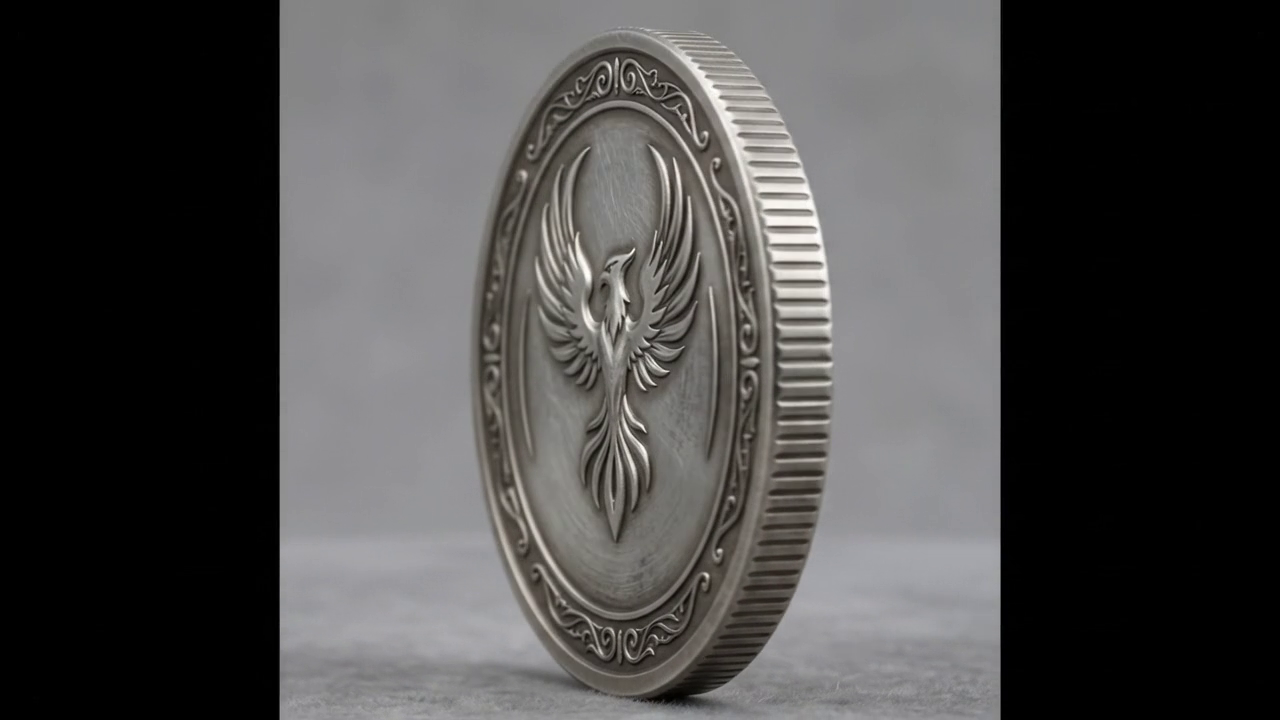
#> input picture frame 72 of silver.mp4, 1280 x 720 px
$ python test_ellipse.py
#> lines starting #> are read from the running program, lines starting #| are printed output that depends on the picture; after the words box and inside, x2 and y2 are one past the last pixel; in counts of white or black regions, pixels touching at a corner belong together
import cv2
import numpy as np

# Load silver frame 72
cap = cv2.VideoCapture('silver.mp4')
total_frames = int(cap.get(cv2.CAP_PROP_FRAME_COUNT))
cap.set(cv2.CAP_PROP_POS_FRAMES, total_frames // 2)
ret, frame = cap.read()
#> frame is the input picture: shape (720, 1280, 3); mean B, G, R 72.1, 72.5, 73.5
cap.release()

if ret:
    h, w, c = frame.shape
#> h = 720; w = 1280; c = 3
    cx = w // 2
#> cx = 640
    cy = h // 2
#> cy = 360
    crop = frame[:, cx - 360 : cx + 360].copy()
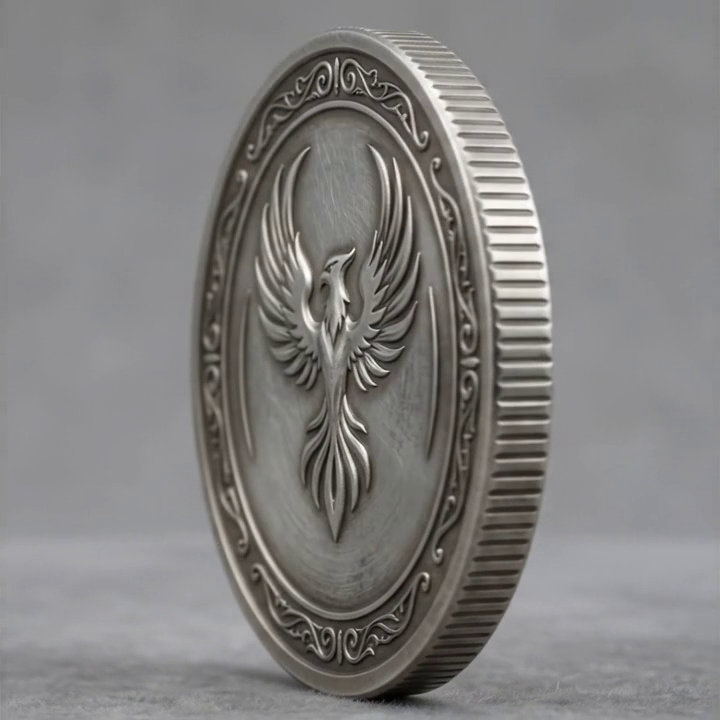
#> crop: shape (720, 720, 3); mean B, G, R 128, 128.6, 130.4

    # We will sample the background color at x=50, y=360 (which is definitely background)
    bg_color = crop[360, 50].astype(float)
#> bg_color = [148, 145, 146]
    print(f"Background color at edge: {bg_color}")
#| Background color at edge: [148. 145. 146.]

    # On the center row (y = 360), find where the coin starts and ends.
    # We measure deviation from background color.
    center_row = crop[360, :].astype(float)
#> center_row = 720 rows, first 8: [142, 142, 142], [142, 142, 142], [142, 142, 142], [142, 142, 142], [142, 142, 142], [142, 142, 142], [142, 142, 142], [142, 142, 142]
    devs = np.linalg.norm(center_row - bg_color, axis=1)
#> devs = 720 values, max 222.4 at index 394, min 0 at index 49, mean 50.73

    # Find indices where deviation is significant (e.g. > 15)
    coin_indices = np.where(devs > 15)[0]
#> coin_indices = 353 values from 189 to 552
    if len(coin_indices) > 0:
        x_left = coin_indices[0]
#> x_left = 189
        x_right = coin_indices[-1]
#> x_right = 552

        # Ellipse parameters
        coin_cx = (x_left + x_right) / 2
#> coin_cx = 370.5
        coin_cy = 360
        a = (x_right - x_left) / 2
#> a = 181.5
        # Let's find vertical radius 'b'. The coin vertical height is constant.
        # We can find 'b' by checking the center column (x = coin_cx) dev.
        center_col = crop[:, int(coin_cx)].astype(float)
#> center_col = 720 rows, first 8: [137, 137, 137], [137, 137, 137], [137, 137, 137], [137, 137, 137], [137, 137, 137], [137, 137, 137], [137, 137, 137], [137, 137, 137]
        col_devs = np.linalg.norm(center_col - bg_color, axis=1)
#> col_devs = 720 values, max 242 at index 699, min 4.24 at index 712, mean 84.17
        y_indices = np.where(col_devs > 15)[0]
#> y_indices = 698 values from 0 to 719
        y_top = y_indices[0]
#> y_top = 0
        y_bottom = y_indices[-1]
#> y_bottom = 719
        b = (y_bottom - y_top) / 2
#> b = 359.5
        coin_cy = (y_top + y_bottom) / 2
#> coin_cy = 359.5

        print(f"Detected ellipse: cx={coin_cx}, cy={coin_cy}, a={a}, b={b}")
#| Detected ellipse: cx=370.5, cy=359.5, a=181.5, b=359.5

        # Create ellipse mask
        mask = np.zeros((720, 720), dtype=np.uint8)
        cv2.ellipse(mask, (int(coin_cx), int(coin_cy)), (int(a), int(b)), 0, 0, 360, 255, -1)
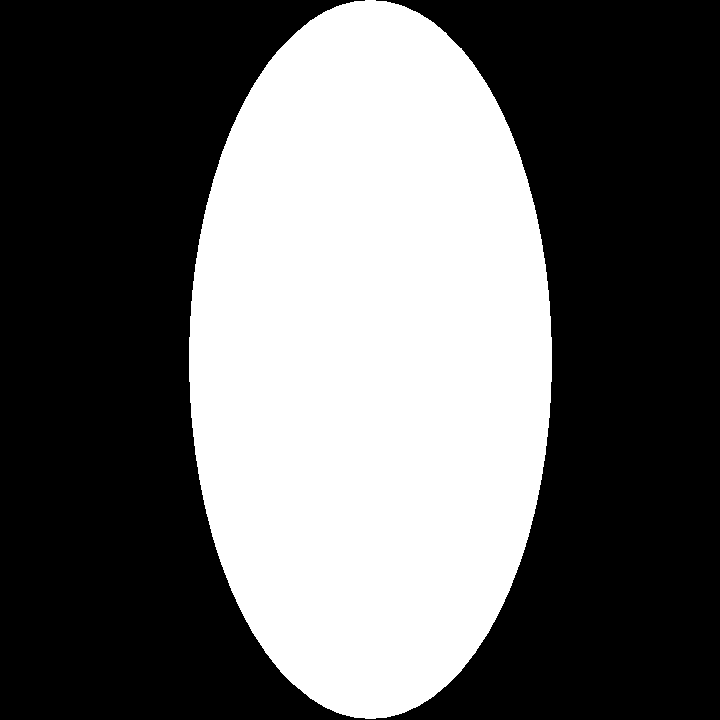
#> mask: shape (720, 720); 39.5% white; 1 white region, box (x1, y1, x2, y2) and area: (189, 0, 552, 719) 204731

        # Create preview
        preview = crop.copy()
        # Create alpha-masked image
        rgba = cv2.cvtColor(crop, cv2.COLOR_BGR2BGRA)
        rgba[:, :, 3] = mask

        # Let's save a preview where the transparent part is replaced by vibrant green
        preview[mask == 0] = [0, 255, 0]
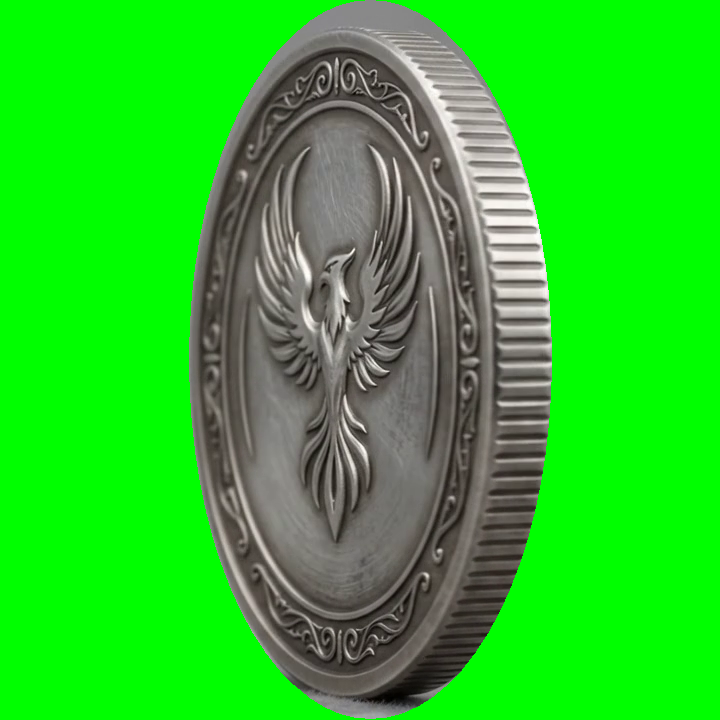
#> preview: shape (720, 720, 3); mean B, G, R 40, 196.4, 43.6
        cv2.imwrite("scratch/silver_ellipse_preview.jpg", preview)
        print("Saved scratch/silver_ellipse_preview.jpg")
    else:
        print("Could not find coin on center row")
else:
    print("Failed to read frame")
